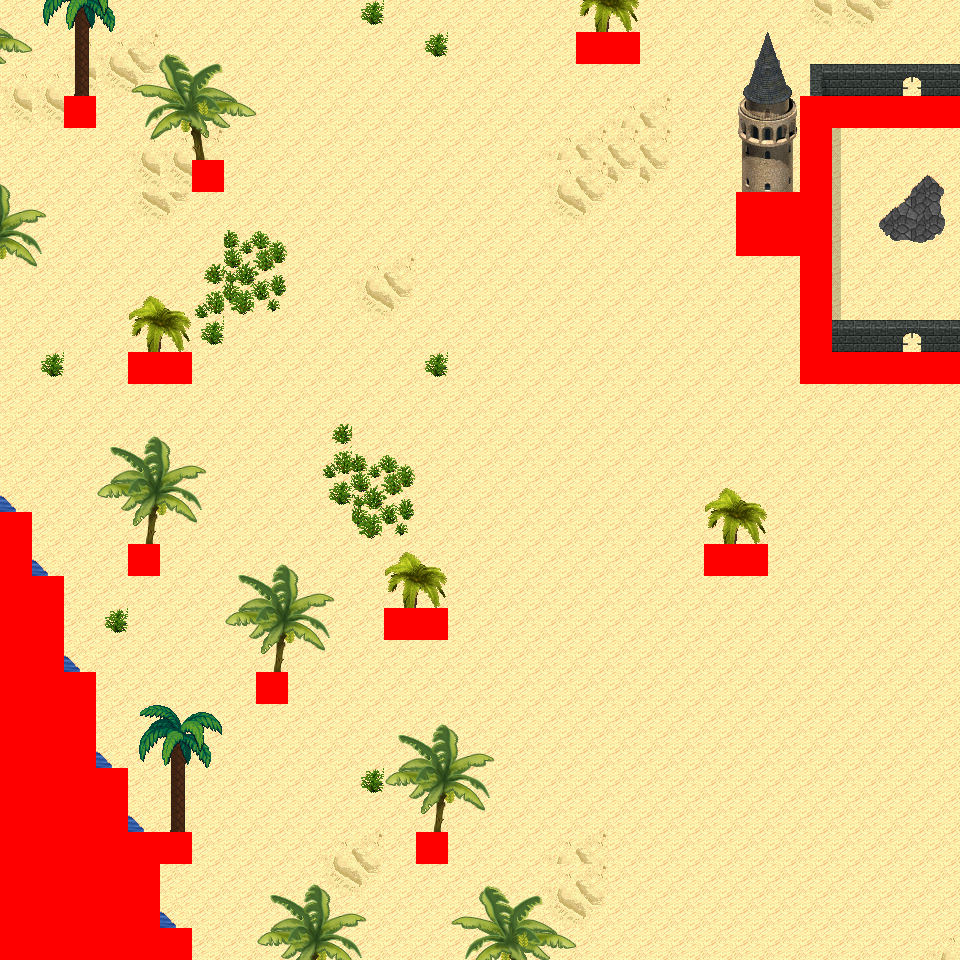

This is a level from a 2D game, rendered from its Tiled map with the project's own tilesets. A one-line summary and the map file follow, with tile-layer data summarised:
An orthogonal 30x30 tile map with 32x32 px tiles, 6 tile layers (Ground, Object, Object2, Above, ...), 14 tilesets and 6 objects (6x mapExit).

<map version="1.0" orientation="orthogonal" renderorder="right-down" width="30" height="30" tilewidth="32" tileheight="32" nextobjectid="7">
  <tileset firstgid="1" name="tileset_logic_collision" tilewidth="32" tileheight="32" tilecount="1" columns="1">
    <image source="../drawable/tileset_logic_collision.png" width="32" height="32" />
  </tileset>
  <tileset firstgid="2" name="tileset_ground_ground" tilewidth="32" tileheight="32" tilecount="33" columns="3">
    <image source="../drawable/tileset_ground_ground.png" width="96" height="352" />
  </tileset>
  <tileset firstgid="35" name="tileset_terrain_desert" tilewidth="32" tileheight="32" tilecount="88" columns="8">
    <image source="../drawable/tileset_terrain_desert.png" width="256" height="352" />
  </tileset>
  <tileset firstgid="123" name="tileset_building_stone_ruins" tilewidth="32" tileheight="32" tilecount="72" columns="6">
    <image source="../drawable/tileset_building_stone_ruins.png" width="192" height="384" />
  </tileset>
  <tileset firstgid="195" name="tileset_ground_sand_edges" tilewidth="32" tileheight="32" tilecount="15" columns="5">
    <image source="../drawable/tileset_ground_sand_edges.png" width="160" height="96" />
  </tileset>
  <tileset firstgid="210" name="tileset_ground_slate_tiles" tilewidth="32" tileheight="32" tilecount="15" columns="5">
    <image source="../drawable/tileset_ground_slate_tiles.png" width="160" height="96" />
  </tileset>
  <tileset firstgid="225" name="tileset_ground_sand_2" tilewidth="32" tileheight="32" tilecount="15" columns="5">
    <image source="../drawable/tileset_ground_sand_2.png" width="160" height="96" />
  </tileset>
  <tileset firstgid="240" name="tileset_plant_cactus_2" tilewidth="32" tileheight="32" tilecount="10" columns="5">
    <image source="../drawable/tileset_plant_cactus_2.png" width="160" height="64" />
  </tileset>
  <tileset firstgid="250" name="tileset_plant_round_cactuses" tilewidth="32" tileheight="32" tilecount="20" columns="10">
    <image source="../drawable/tileset_plant_round_cactuses.png" width="320" height="64" />
  </tileset>
  <tileset firstgid="270" name="tileset_plant_tree_banana_tree" tilewidth="32" tileheight="32" tilecount="40" columns="4">
    <image source="../drawable/tileset_plant_tree_banana_tree.png" width="128" height="320" />
  </tileset>
  <tileset firstgid="310" name="tileset_plant_tree_palm_tree" tilewidth="32" tileheight="32" tilecount="6" columns="2">
    <image source="../drawable/tileset_plant_tree_palm_tree.png" width="64" height="96" />
  </tileset>
  <tileset firstgid="316" name="tileset_plant_tree_palm_trees" tilewidth="32" tileheight="32" tilecount="40" columns="4">
    <image source="../drawable/tileset_plant_tree_palm_trees.png" width="128" height="320" />
  </tileset>
  <tileset firstgid="356" name="tileset_building_stone_tower" tilewidth="32" tileheight="32" tilecount="14" columns="2">
    <image source="../drawable/tileset_building_stone_tower.png" width="64" height="224" />
  </tileset>
  <tileset firstgid="370" name="tileset_plant_bush_large_green" tilewidth="32" tileheight="32" tilecount="9" columns="3">
    <image source="../drawable/tileset_plant_bush_large_green.png" width="96" height="96" />
  </tileset>
  <layer name="Ground" width="30" height="30">
    <data>[900 cells, 900 non-empty, 7 distinct tile ids]</data>
  </layer>
  <layer name="Object" width="30" height="30">
    <data>[900 cells, 80 non-empty, 30 distinct tile ids]</data>
  </layer>
  <layer name="Object2" width="30" height="30">
    <data>[900 cells, 0 non-empty, 0 distinct tile ids]</data>
  </layer>
  <layer name="Above" width="30" height="30">
    <data>[900 cells, 146 non-empty, 56 distinct tile ids]</data>
  </layer>
  <layer name="Above2" width="30" height="30">
    <data>[900 cells, 0 non-empty, 0 distinct tile ids]</data>
  </layer>
  <layer name="Walkable" width="30" height="30">
    <data>[900 cells, 81 non-empty, 1 distinct tile ids]</data>
  </layer>
  <objectgroup name="MapEvents">
    <object id="1" name="north" type="mapExit" x="0" y="0" width="960" height="32">
      <properties>
        <property name="map" value="level_0_x35_y111" />
        <property name="x" value="0" />
        <property name="y" value="28" />
      </properties>
    </object>
    <object id="2" name="south" type="mapExit" x="192" y="928" width="768" height="32">
      <properties>
        <property name="map" value="level_0_x35_y113" />
        <property name="x" value="6" />
        <property name="y" value="1" />
      </properties>
    </object>
    <object id="3" name="west" type="mapExit" x="0" y="0" width="32" height="512">
      <properties>
        <property name="map" value="level_0_x34_y112" />
        <property name="x" value="28" />
        <property name="y" value="0" />
      </properties>
    </object>
    <object id="4" name="east" type="mapExit" x="928" y="0" width="32" height="96">
      <properties>
        <property name="map" value="level_0_x36_y112" />
        <property name="x" value="1" />
        <property name="y" value="0" />
      </properties>
    </object>
    <object id="5" name="east2" type="mapExit" x="928" y="128" width="32" height="224">
      <properties>
        <property name="map" value="level_0_x36_y112" />
        <property name="x" value="1" />
        <property name="y" value="4" />
      </properties>
    </object>
    <object id="6" name="east3" type="mapExit" x="928" y="384" width="32" height="576">
      <properties>
        <property name="map" value="level_0_x36_y112" />
        <property name="x" value="1" />
        <property name="y" value="12" />
      </properties>
    </object>
  </objectgroup>
</map>
